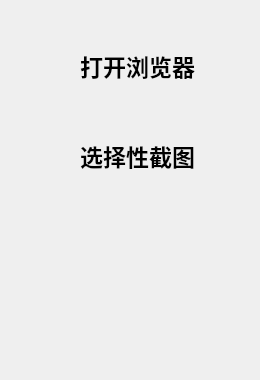
            <widget class="QWidget" name="page_7">
             <widget class="QLabel" name="label_44">
              <property name="geometry">
               <rect>
                <x>80</x>
                <y>40</y>
                <width>161</width>
                <height>51</height>
               </rect>
              </property>
              <property name="styleSheet">
               <string notr="true">font: bold 23px;
color:rgb(0, 0, 0);</string>
              </property>
              <property name="text">
               <string>打开浏览器</string>
              </property>
             </widget>
             <widget class="QLabel" name="label_45">
              <property name="geometry">
               <rect>
                <x>80</x>
                <y>130</y>
                <width>161</width>
                <height>51</height>
               </rect>
              </property>
              <property name="styleSheet">
               <string notr="true">font: bold 23px;
color:rgb(0, 0, 0);</string>
              </property>
              <property name="text">
               <string>选择性截图</string>
              </property>
             </widget>
             <widget class="QLabel" name="label_47">
              <property name="geometry">
               <rect>
                <x>80</x>
                <y>220</y>
                <width>161</width>
                <height>51</height>
               </rect>
              </property>
              <property name="styleSheet">
               <string notr="true">font: bold 23px;
color:rgb(0, 0, 0);</string>
              </property>
              <property name="text">
               <string/>
              </property>
             </widget>
             <widget class="QLabel" name="label_49">
              <property name="geometry">
               <rect>
                <x>80</x>
                <y>320</y>
                <width>171</width>
                <height>51</height>
               </rect>
              </property>
              <property name="styleSheet">
               <string notr="true">font: bold 23px;
color:rgb(0, 0, 0);</string>
              </property>
              <property name="text">
               <string/>
              </property>
             </widget>
            </widget>
